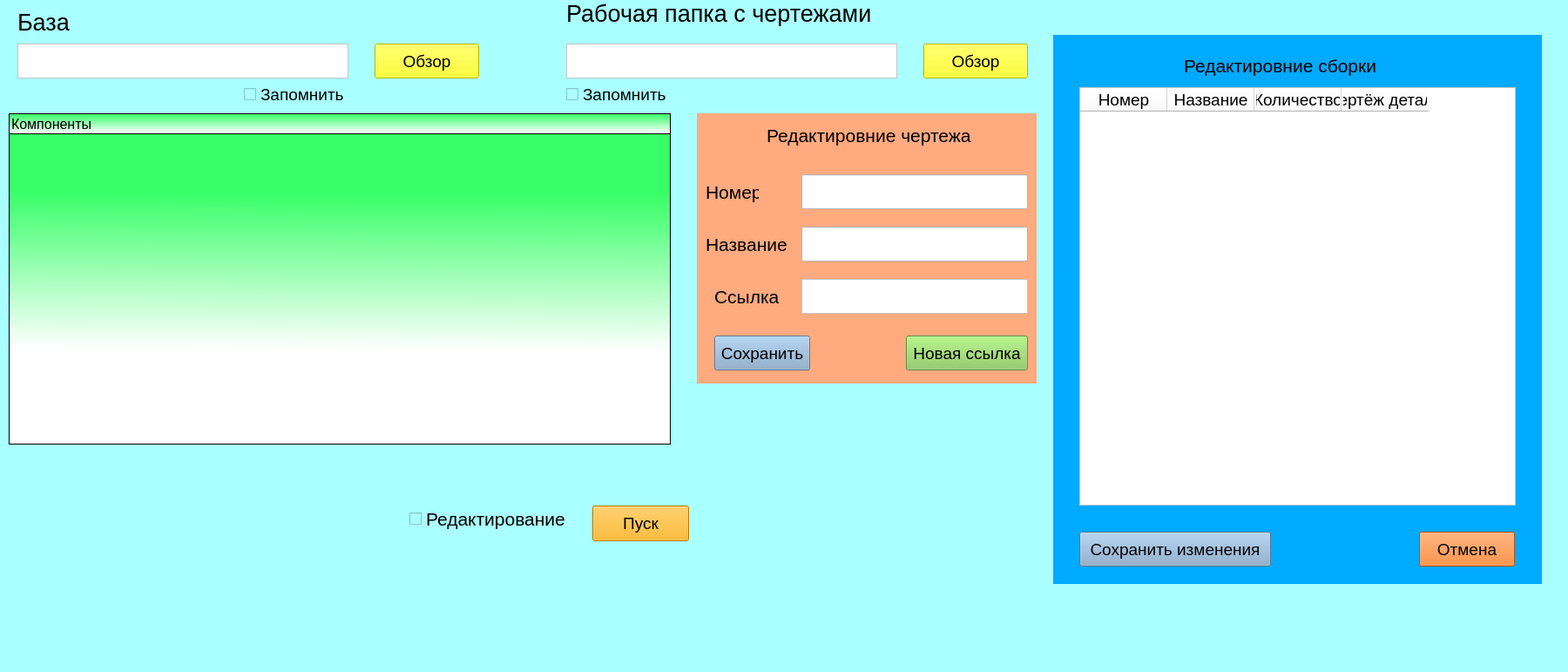
<?xml version="1.0" encoding="UTF-8"?>
<ui version="4.0">
 <class>MainWindow</class>
 <widget class="QMainWindow" name="MainWindow">
  <property name="geometry">
   <rect>
    <x>0</x>
    <y>0</y>
    <width>1800</width>
    <height>771</height>
   </rect>
  </property>
  <property name="font">
   <font>
    <pointsize>14</pointsize>
   </font>
  </property>
  <property name="windowTitle">
   <string>MainWindow</string>
  </property>
  <property name="styleSheet">
   <string notr="true">background-color: rgb(170, 255, 255);</string>
  </property>
  <widget class="QWidget" name="centralwidget">
   <property name="font">
    <font>
     <pointsize>12</pointsize>
    </font>
   </property>
   <widget class="QTreeWidget" name="treeWidget">
    <property name="geometry">
     <rect>
      <x>10</x>
      <y>130</y>
      <width>760</width>
      <height>380</height>
     </rect>
    </property>
    <property name="font">
     <font>
      <family>Times New Roman</family>
      <pointsize>14</pointsize>
     </font>
    </property>
    <property name="styleSheet">
     <string notr="true">background-color: qlineargradient(spread:pad, x1:0.511, y1:0.239, x2:0.506, y2:0.716, stop:0 rgba(55, 255, 103, 255), stop:1 rgba(255, 255, 255, 255));
border-color: rgb(255, 85, 127);</string>
    </property>
    <column>
     <property name="text">
      <string notr="true">Компоненты</string>
     </property>
     <property name="font">
      <font>
       <pointsize>12</pointsize>
      </font>
     </property>
    </column>
   </widget>
   <widget class="QPushButton" name="launch">
    <property name="geometry">
     <rect>
      <x>680</x>
      <y>580</y>
      <width>111</width>
      <height>41</height>
     </rect>
    </property>
    <property name="font">
     <font>
      <family>Arial</family>
      <pointsize>14</pointsize>
     </font>
    </property>
    <property name="styleSheet">
     <string notr="true">background-color: rgb(255, 170, 0);</string>
    </property>
    <property name="text">
     <string>Пуск</string>
    </property>
   </widget>
   <widget class="QTextEdit" name="base_line">
    <property name="geometry">
     <rect>
      <x>20</x>
      <y>50</y>
      <width>380</width>
      <height>40</height>
     </rect>
    </property>
    <property name="font">
     <font>
      <pointsize>14</pointsize>
     </font>
    </property>
    <property name="styleSheet">
     <string notr="true">background-color: rgb(255, 255, 255);</string>
    </property>
   </widget>
   <widget class="QPushButton" name="selectionButton">
    <property name="geometry">
     <rect>
      <x>430</x>
      <y>50</y>
      <width>120</width>
      <height>40</height>
     </rect>
    </property>
    <property name="font">
     <font>
      <family>Arial</family>
      <pointsize>14</pointsize>
     </font>
    </property>
    <property name="styleSheet">
     <string notr="true">background-color: rgb(255, 255, 0);</string>
    </property>
    <property name="text">
     <string>Обзор</string>
    </property>
   </widget>
   <widget class="QCheckBox" name="checkBox_edit">
    <property name="geometry">
     <rect>
      <x>470</x>
      <y>580</y>
      <width>181</width>
      <height>31</height>
     </rect>
    </property>
    <property name="font">
     <font>
      <pointsize>16</pointsize>
     </font>
    </property>
    <property name="text">
     <string>Редактирование</string>
    </property>
   </widget>
   <widget class="QWidget" name="drawing_edit_window" native="true">
    <property name="enabled">
     <bool>true</bool>
    </property>
    <property name="geometry">
     <rect>
      <x>800</x>
      <y>130</y>
      <width>390</width>
      <height>310</height>
     </rect>
    </property>
    <property name="styleSheet">
     <string notr="true">background-color: rgb(255, 170, 127);
</string>
    </property>
    <widget class="QLabel" name="label">
     <property name="geometry">
      <rect>
       <x>10</x>
       <y>70</y>
       <width>61</width>
       <height>41</height>
      </rect>
     </property>
     <property name="font">
      <font>
       <pointsize>16</pointsize>
      </font>
     </property>
     <property name="text">
      <string>Номер</string>
     </property>
    </widget>
    <widget class="QLineEdit" name="number_line">
     <property name="geometry">
      <rect>
       <x>120</x>
       <y>70</y>
       <width>260</width>
       <height>40</height>
      </rect>
     </property>
     <property name="font">
      <font>
       <pointsize>14</pointsize>
      </font>
     </property>
     <property name="styleSheet">
      <string notr="true">background-color: rgb(255, 255, 255);</string>
     </property>
    </widget>
    <widget class="QLineEdit" name="name_line">
     <property name="geometry">
      <rect>
       <x>120</x>
       <y>130</y>
       <width>260</width>
       <height>40</height>
      </rect>
     </property>
     <property name="font">
      <font>
       <pointsize>14</pointsize>
      </font>
     </property>
     <property name="styleSheet">
      <string notr="true">background-color: rgb(255, 255, 255);</string>
     </property>
    </widget>
    <widget class="QLabel" name="label_2">
     <property name="geometry">
      <rect>
       <x>10</x>
       <y>130</y>
       <width>101</width>
       <height>41</height>
      </rect>
     </property>
     <property name="font">
      <font>
       <pointsize>16</pointsize>
      </font>
     </property>
     <property name="text">
      <string>Название</string>
     </property>
    </widget>
    <widget class="QLabel" name="label_3">
     <property name="geometry">
      <rect>
       <x>20</x>
       <y>190</y>
       <width>81</width>
       <height>41</height>
      </rect>
     </property>
     <property name="font">
      <font>
       <pointsize>16</pointsize>
      </font>
     </property>
     <property name="text">
      <string>Ссылка</string>
     </property>
    </widget>
    <widget class="QLabel" name="label_4">
     <property name="geometry">
      <rect>
       <x>80</x>
       <y>10</y>
       <width>241</width>
       <height>31</height>
      </rect>
     </property>
     <property name="font">
      <font>
       <pointsize>16</pointsize>
      </font>
     </property>
     <property name="text">
      <string>Редактировние чертежа</string>
     </property>
    </widget>
    <widget class="QPushButton" name="new_link_Button">
     <property name="geometry">
      <rect>
       <x>240</x>
       <y>255</y>
       <width>140</width>
       <height>40</height>
      </rect>
     </property>
     <property name="font">
      <font>
       <pointsize>14</pointsize>
      </font>
     </property>
     <property name="styleSheet">
      <string notr="true">background-color: rgb(132, 200, 86);</string>
     </property>
     <property name="text">
      <string>Новая ссылка</string>
     </property>
    </widget>
    <widget class="QPushButton" name="save_change_Button">
     <property name="geometry">
      <rect>
       <x>20</x>
       <y>255</y>
       <width>110</width>
       <height>40</height>
      </rect>
     </property>
     <property name="font">
      <font>
       <pointsize>14</pointsize>
      </font>
     </property>
     <property name="styleSheet">
      <string notr="true">background-color: rgb(130, 166, 200);</string>
     </property>
     <property name="text">
      <string>Сохранить</string>
     </property>
    </widget>
    <widget class="QTextEdit" name="link_line">
     <property name="geometry">
      <rect>
       <x>120</x>
       <y>190</y>
       <width>260</width>
       <height>40</height>
      </rect>
     </property>
     <property name="font">
      <font>
       <pointsize>14</pointsize>
      </font>
     </property>
     <property name="styleSheet">
      <string notr="true">background-color: rgb(255, 255, 255);</string>
     </property>
    </widget>
   </widget>
   <widget class="QLabel" name="label_5">
    <property name="geometry">
     <rect>
      <x>20</x>
      <y>10</y>
      <width>61</width>
      <height>31</height>
     </rect>
    </property>
    <property name="font">
     <font>
      <pointsize>20</pointsize>
     </font>
    </property>
    <property name="text">
     <string>База</string>
    </property>
   </widget>
   <widget class="QTextEdit" name="work_dir_line">
    <property name="geometry">
     <rect>
      <x>650</x>
      <y>50</y>
      <width>380</width>
      <height>40</height>
     </rect>
    </property>
    <property name="font">
     <font>
      <pointsize>14</pointsize>
     </font>
    </property>
    <property name="styleSheet">
     <string notr="true">background-color: rgb(255, 255, 255);</string>
    </property>
   </widget>
   <widget class="QPushButton" name="selection_work_dir_Button">
    <property name="geometry">
     <rect>
      <x>1060</x>
      <y>50</y>
      <width>120</width>
      <height>40</height>
     </rect>
    </property>
    <property name="font">
     <font>
      <family>Arial</family>
      <pointsize>14</pointsize>
     </font>
    </property>
    <property name="styleSheet">
     <string notr="true">background-color: rgb(255, 255, 0);</string>
    </property>
    <property name="text">
     <string>Обзор</string>
    </property>
   </widget>
   <widget class="QLabel" name="label_6">
    <property name="geometry">
     <rect>
      <x>650</x>
      <y>0</y>
      <width>370</width>
      <height>30</height>
     </rect>
    </property>
    <property name="font">
     <font>
      <pointsize>20</pointsize>
     </font>
    </property>
    <property name="text">
     <string>Рабочая папка с чертежами</string>
    </property>
   </widget>
   <widget class="QCheckBox" name="work_dir_checkBox">
    <property name="geometry">
     <rect>
      <x>650</x>
      <y>100</y>
      <width>121</width>
      <height>17</height>
     </rect>
    </property>
    <property name="font">
     <font>
      <pointsize>14</pointsize>
     </font>
    </property>
    <property name="text">
     <string>Запомнить</string>
    </property>
   </widget>
   <widget class="QCheckBox" name="base_checkBox">
    <property name="geometry">
     <rect>
      <x>280</x>
      <y>100</y>
      <width>121</width>
      <height>17</height>
     </rect>
    </property>
    <property name="font">
     <font>
      <pointsize>14</pointsize>
     </font>
    </property>
    <property name="text">
     <string>Запомнить</string>
    </property>
   </widget>
   <widget class="QWidget" name="ass_edit_window" native="true">
    <property name="geometry">
     <rect>
      <x>1209</x>
      <y>40</y>
      <width>561</width>
      <height>630</height>
     </rect>
    </property>
    <property name="styleSheet">
     <string notr="true">background-color: rgb(0, 170, 255);</string>
    </property>
    <widget class="QLabel" name="label_7">
     <property name="geometry">
      <rect>
       <x>150</x>
       <y>20</y>
       <width>230</width>
       <height>30</height>
      </rect>
     </property>
     <property name="font">
      <font>
       <pointsize>16</pointsize>
      </font>
     </property>
     <property name="text">
      <string>Редактировние сборки</string>
     </property>
    </widget>
    <widget class="QTableWidget" name="sp_table">
     <property name="geometry">
      <rect>
       <x>30</x>
       <y>60</y>
       <width>501</width>
       <height>480</height>
      </rect>
     </property>
     <property name="font">
      <font>
       <pointsize>14</pointsize>
      </font>
     </property>
     <property name="styleSheet">
      <string notr="true">background-color: rgb(255, 255, 255);</string>
     </property>
     <column>
      <property name="text">
       <string>Номер</string>
      </property>
      <property name="font">
       <font>
        <pointsize>14</pointsize>
       </font>
      </property>
     </column>
     <column>
      <property name="text">
       <string>Название</string>
      </property>
      <property name="font">
       <font>
        <pointsize>14</pointsize>
       </font>
      </property>
     </column>
     <column>
      <property name="text">
       <string>Количество</string>
      </property>
      <property name="font">
       <font>
        <pointsize>14</pointsize>
       </font>
      </property>
     </column>
     <column>
      <property name="text">
       <string>Чертёж детали</string>
      </property>
      <property name="font">
       <font>
        <pointsize>14</pointsize>
       </font>
      </property>
     </column>
    </widget>
    <widget class="QPushButton" name="save_change_Button_sp">
     <property name="geometry">
      <rect>
       <x>30</x>
       <y>570</y>
       <width>220</width>
       <height>40</height>
      </rect>
     </property>
     <property name="font">
      <font>
       <pointsize>14</pointsize>
      </font>
     </property>
     <property name="styleSheet">
      <string notr="true">background-color: rgb(130, 166, 200);</string>
     </property>
     <property name="text">
      <string>Сохранить изменения</string>
     </property>
    </widget>
    <widget class="QPushButton" name="sp_cancel_button">
     <property name="geometry">
      <rect>
       <x>420</x>
       <y>570</y>
       <width>110</width>
       <height>40</height>
      </rect>
     </property>
     <property name="font">
      <font>
       <pointsize>14</pointsize>
      </font>
     </property>
     <property name="styleSheet">
      <string notr="true">background-color: rgb(255, 111, 8);</string>
     </property>
     <property name="text">
      <string>Отмена</string>
     </property>
    </widget>
   </widget>
  </widget>
  <widget class="QMenuBar" name="menubar">
   <property name="geometry">
    <rect>
     <x>0</x>
     <y>0</y>
     <width>1800</width>
     <height>21</height>
    </rect>
   </property>
  </widget>
  <widget class="QStatusBar" name="statusbar"/>
 </widget>
 <resources/>
 <connections/>
</ui>
